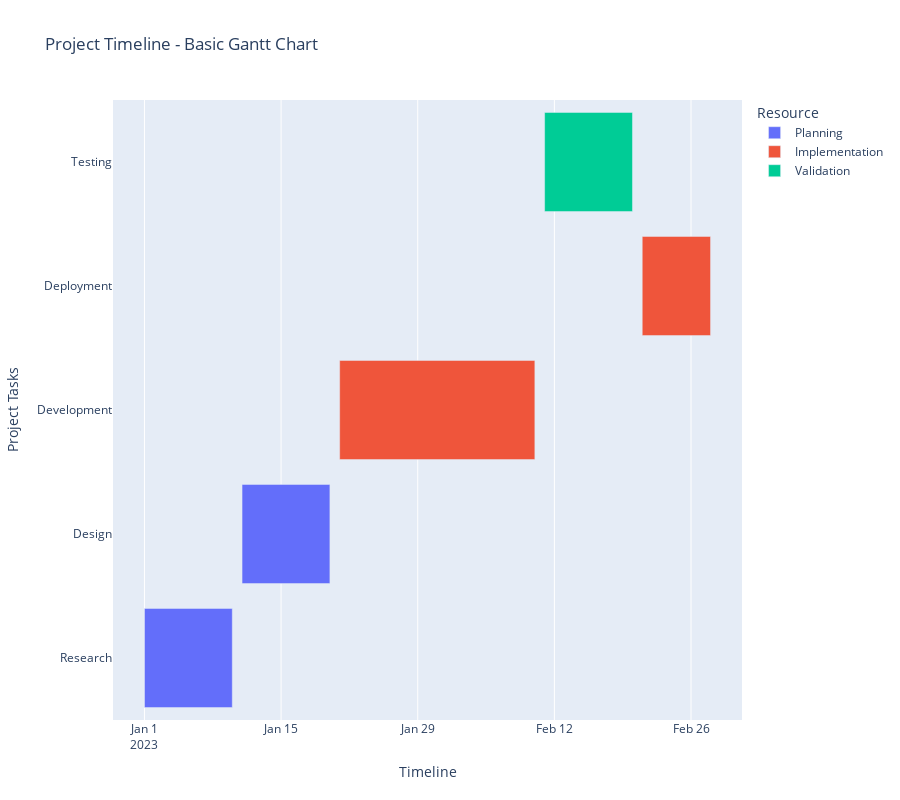

The notebook cell this image was saved under:
### Code cell
# Create Gantt Chart
fig = px.timeline(
    df,
    x_start="Start",
    x_end="Finish",
    y="Task",
    color="Resource",
    title="Project Timeline - Basic Gantt Chart"
)

# Customize layout
fig.update_layout(
    xaxis_title="Timeline",
    yaxis_title="Project Tasks"
    ,height=800
)

fig.show()

### Figure 1 — Plotly figure (JSON) as saved in the notebook; plotly's stock layout.template omitted (floating-point values rounded to 4 significant figures)
{"data": [{"base": ["2023-01-01T00:00:00.000000000", "2023-01-11T00:00:00.000000000"], "hovertemplate": "Resource=Planning<br>Start=%{base}<br>Finish=%{x}<br>Task=%{y}<extra></extra>", "legendgroup": "Planning", "marker": {"color": "#636efa", "pattern": {"shape": ""}}, "name": "Planning", "orientation": "h", "showlegend": true, "textposition": "auto", "type": "bar", "x": [777600000, 777600000], "xaxis": "x", "y": ["Research", "Design"], "yaxis": "y"}, {"base": ["2023-01-21T00:00:00.000000000", "2023-02-21T00:00:00.000000000"], "hovertemplate": "Resource=Implementation<br>Start=%{base}<br>Finish=%{x}<br>Task=%{y}<extra></extra>", "legendgroup": "Implementation", "marker": {"color": "#EF553B", "pattern": {"shape": ""}}, "name": "Implementation", "orientation": "h", "showlegend": true, "textposition": "auto", "type": "bar", "x": [1728000000, 604800000], "xaxis": "x", "y": ["Development", "Deployment"], "yaxis": "y"}, {"base": ["2023-02-11T00:00:00.000000000"], "hovertemplate": "Resource=Validation<br>Start=%{base}<br>Finish=%{x}<br>Task=%{y}<extra></extra>", "legendgroup": "Validation", "marker": {"color": "#00cc96", "pattern": {"shape": ""}}, "name": "Validation", "orientation": "h", "showlegend": true, "textposition": "auto", "type": "bar", "x": [777600000], "xaxis": "x", "y": ["Testing"], "yaxis": "y"}], "layout": {"barmode": "overlay", "height": 800, "legend": {"title": {"text": "Resource"}, "tracegroupgap": 0}, "title": {"text": "Project Timeline - Basic Gantt Chart"}, "xaxis": {"anchor": "y", "domain": [0, 1], "title": {"text": "Timeline"}, "type": "date"}, "yaxis": {"anchor": "x", "domain": [0, 1], "title": {"text": "Project Tasks"}}}}
